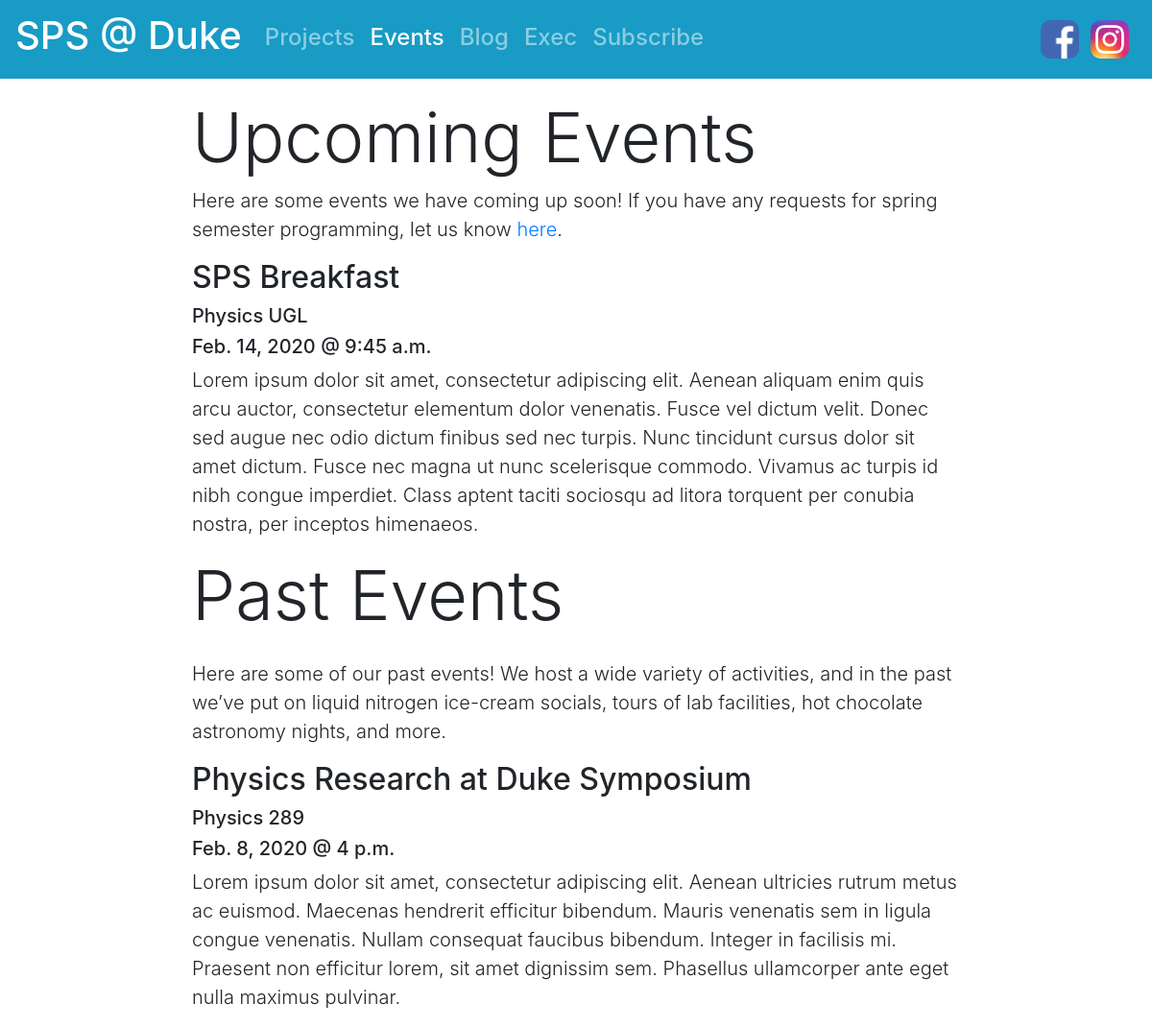
/events/, run on an earlier commit of the app's database.
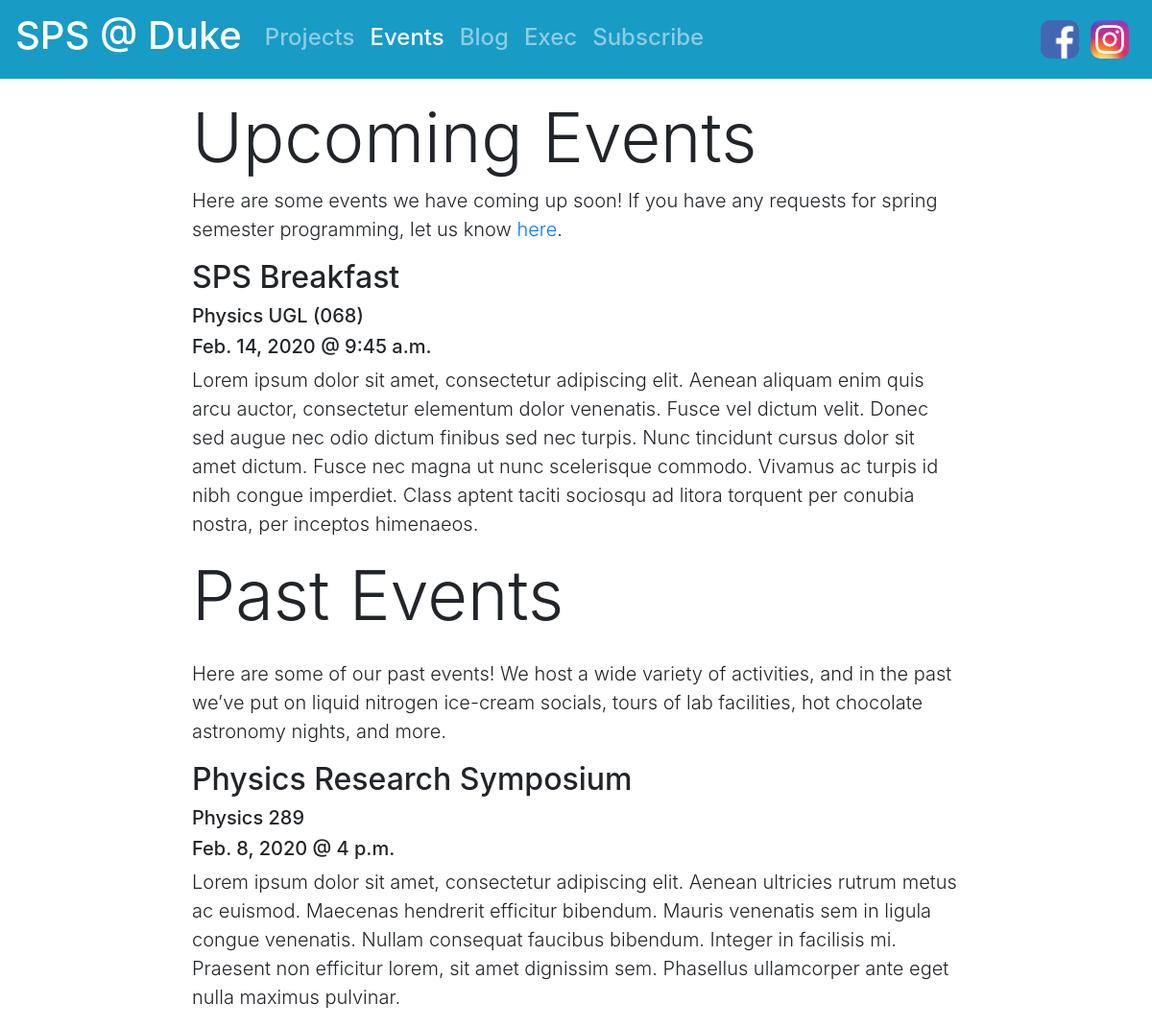
And on a later commit of the database.
### homepage/models.py (models this page shows, shortened)
class Event(models.Model):
    title = models.CharField(max_length=500)
    description = models.TextField()
    location = models.CharField(max_length=500)
    date = models.DateField()
    time = models.TimeField(blank=True)
    display = models.IntegerField()

### homepage/views.py (the view)
# urls.py: path('events/', views.events, name='home'),
def events(request):
    events = [(a,a.eventimage_set.all(),a.eventimage_set.all().count()) for a in Event.objects.filter(display=1).order_by('date')]
    context = {
        'events':events,
        'events_reversed':events[::-1],
        'photos':EventImage.objects.filter(associated_event__title = "Generic Past Event"),
        'today':datetime.date.today
    }
    return render(request, 'homepage/events.html', context)

### homepage/templates/homepage/events.html (shortened to what this page needs)
{% extends 'homepage/base.html' %}
{% load static %}
{% block a4 %}active{% endblock %}
{% block main %}
    <h3 class="display-3">Upcoming Events</h3>
    <p class="lead">Here are some events we have coming up soon! If you have any requests for spring semester programming, let us know <a href="https://docs.google.com/forms/d/e/1FAIpQLSfxrwkgbhRk5Pp5SK_bWAe4BcmhFWQ4OAi0EErdaLMWzBaZQw/viewform">here</a>.</p>
    {% for event,images,count in events %}
        {% if event.date >= today %}
            <h2>{{event.title}}</h2>
            <h5>{{event.location}}</h5>
            <h5>{{event.date}} @ {{event.time}}</h5>
            <p class="lead">{{event.description|safe}}</p>
        {% endif %}
    {% endfor %}
    <h3 class="display-3">Past Events</h3>
    <div id="carouselExampleIndicators" class="carousel slide" data-ride="carousel" data-interval='3500'>
        <p class="lead pt-3">Here are some of our past events! We host a wide variety of activities, and in the past we’ve put on liquid nitrogen ice-cream socials, tours of lab facilities, hot chocolate astronomy nights, and more.</p>
        {% for event,images,count in events_reversed %}
            {% if event.date < today %}
                <h2>{{event.title}}</h2>
                <h5>{{event.location}}</h5>
                <h5>{{event.date}} @ {{event.time}}</h5>
                <p class="lead">{{event.description|safe}}</p>
            {% endif %}
        {% endfor %}
    </div>
{% endblock %}

What changed in the data, as far as the page shows it:
changed Event "SPS Breakfast": location "Physics UGL" → "Physics UGL (068)"
changed Event "Physics 289": title "Physics Research at Duke Symposium" → "Physics Research Symposium"
